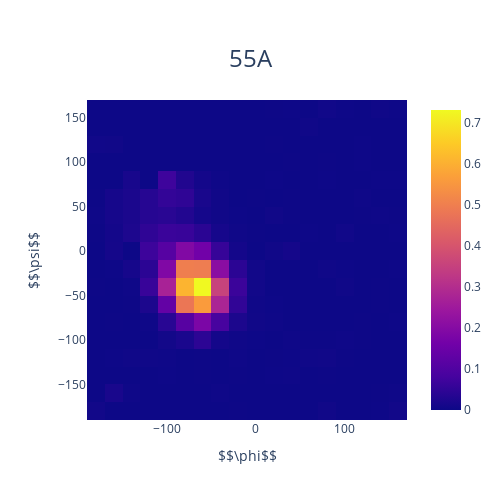

Notebook cell for this chart:
### Code cell
#@markdown Ramachandran map for one residue:

rama = predictions[residue(res_num)]
rama = np.rot90(rama.reshape(18,18), 1)

fig = px.imshow(rama,
                labels=dict(x="$$\phi$$", y="$$\psi$$"),
                width=500, height=500, #size in pixels
                x=np.linspace(-180, 160, 18), #(-180, None, None, None, None, -80,  None, None, None, 0, None, None, None, 80, None, None, None, 160),
                y=np.flip(np.linspace(-180, 160, 18)), origin="lower", # THIS WONT WORK
                #y=(170, None, None, None, None, 70,  None, None, None, -10, None, None, None, -90, None, None, None, -170) ### THIS WONT WORK
                #y=np.linspace(-180, 160, 18) #THIS WORKS but the axis is flipped
                title=f"{residue(res_num)}",
               )
#fig.update_traces(colorscale="YlGnBu", hoverinfo="x+y")
fig.update_layout(title=dict(x=0.5, y=0.9, font=dict(family="Open Sans", size=24)))

fig.show()

### Figure 1 — Plotly figure (JSON) as saved in the notebook; plotly's stock layout.template omitted (floating-point values rounded to 4 significant figures; data arrays with more than 128 entries replaced by an {"elided": "..."} marker saying what was removed)
{"data": [{"coloraxis": "coloraxis", "hovertemplate": "$$\\phi$$: %{x}<br>$$\\psi$$: %{y}<br>color: %{z}<extra></extra>", "name": "0", "type": "heatmap", "x": [-180, -160, -140, -120, -100, -80, -60, -40, -20, 0, 20, 40, 60, 80, 100, 120, 140, 160], "xaxis": "x", "y": [160, 140, 120, 100, 80, 60, 40, 20, 0, -20, -40, -60, -80, -100, -120, -140, -160, -180], "yaxis": "y", "z": {"elided": "18x18 float values"}}], "layout": {"coloraxis": {"colorscale": [[0, "#0d0887"], [0.1111, "#46039f"], [0.2222, "#7201a8"], [0.3333, "#9c179e"], [0.4444, "#bd3786"], [0.5556, "#d8576b"], [0.6667, "#ed7953"], [0.7778, "#fb9f3a"], [0.8889, "#fdca26"], [1, "#f0f921"]]}, "height": 500, "title": {"font": {"family": "Open Sans", "size": 24}, "text": "55A", "x": 0.5, "y": 0.9}, "width": 500, "xaxis": {"anchor": "y", "autorange": true, "constrain": "domain", "domain": [0.01807, 0.9819], "range": [-190, 170], "scaleanchor": "y", "title": {"text": "$$\\phi$$"}, "type": "linear"}, "yaxis": {"anchor": "x", "autorange": true, "constrain": "domain", "domain": [0, 1], "range": [-190, 170], "title": {"text": "$$\\psi$$"}, "type": "linear"}}}
